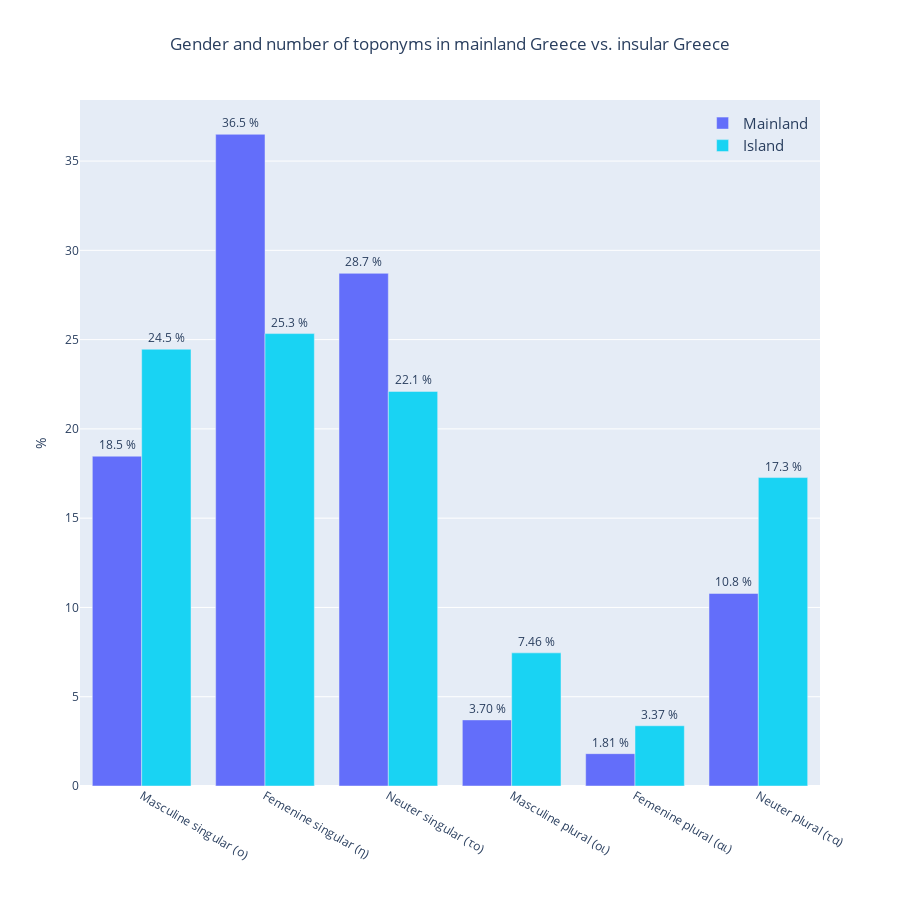

Source (notebook cell):
### Code cell
# Compute difference
fig = px.bar(
    gender_island_long,
    x = 'combination',
    y = 'percentage',
    barmode = 'group',

    # Annotations
    text = 'percentage',

    # Size
    height = 900,
    width = 900,

    # Colors
    color = 'location',
    color_discrete_map = {
        'Mainland' : px.colors.qualitative.Plotly[0],
        'Island': px.colors.qualitative.Plotly[5]
    },

    # Labels
    title = 'Gender and number of toponyms in mainland Greece vs. insular Greece',
    labels = {
        'percentage' : '%',
        'combination' : '',
        'location' : 'Area'
    },

)

# Update title
fig.update_layout(title_x=0.5)

# Update legend
fig.update_layout(legend=dict(
    yanchor="top",
    y=0.99,
    xanchor="right",
    x=0.99,
    bgcolor = 'rgba(0,0,0,0)',
    title = '',
    font = dict(size = 15)
))

# Update x labels
fig.update_xaxes(categoryorder='array', categoryarray= list(gender_number_correspondences.values()))

# Update text annotations
fig.update_layout(uniformtext_minsize=10, uniformtext_mode='hide')
fig.update_traces(texttemplate='%{text:.3s} %', textposition='outside')

fig.show()

### Figure 1 — Plotly figure (JSON) as saved in the notebook; plotly's stock layout.template omitted (floating-point values rounded to 4 significant figures)
{"data": [{"alignmentgroup": "True", "hovertemplate": "Area=Mainland<br>=%{x}<br>%=%{text}<extra></extra>", "legendgroup": "Mainland", "marker": {"color": "#636EFA", "pattern": {"shape": ""}}, "name": "Mainland", "offsetgroup": "Mainland", "orientation": "v", "showlegend": true, "text": [1.811, 36.5, 18.47, 3.702, 10.78, 28.71], "textposition": "outside", "texttemplate": "%{text:.3s} %", "type": "bar", "x": ["Femenine plural (αι)", "Femenine singular (η)", "Masculine singular (ο)", "Masculine plural (οι)", "Neuter plural (τα)", "Neuter singular (το)"], "xaxis": "x", "y": [1.811, 36.5, 18.47, 3.702, 10.78, 28.71], "yaxis": "y"}, {"alignmentgroup": "True", "hovertemplate": "Area=Island<br>=%{x}<br>%=%{text}<extra></extra>", "legendgroup": "Island", "marker": {"color": "#19D3F3", "pattern": {"shape": ""}}, "name": "Island", "offsetgroup": "Island", "orientation": "v", "showlegend": true, "text": [3.374, 25.34, 24.46, 7.456, 17.27, 22.1], "textposition": "outside", "texttemplate": "%{text:.3s} %", "type": "bar", "x": ["Femenine plural (αι)", "Femenine singular (η)", "Masculine singular (ο)", "Masculine plural (οι)", "Neuter plural (τα)", "Neuter singular (το)"], "xaxis": "x", "y": [3.374, 25.34, 24.46, 7.456, 17.27, 22.1], "yaxis": "y"}], "layout": {"barmode": "group", "height": 900, "legend": {"bgcolor": "rgba(0,0,0,0)", "font": {"size": 15}, "title": {"text": ""}, "tracegroupgap": 0, "x": 0.99, "xanchor": "right", "y": 0.99, "yanchor": "top"}, "title": {"text": "Gender and number of toponyms in mainland Greece vs. insular Greece", "x": 0.5}, "uniformtext": {"minsize": 10, "mode": "hide"}, "width": 900, "xaxis": {"anchor": "y", "categoryarray": ["Masculine singular (ο)", "Femenine singular (η)", "Neuter singular (το)", "Masculine plural (οι)", "Femenine plural (αι)", "Neuter plural (τα)"], "categoryorder": "array", "domain": [0, 1], "title": {"text": ""}}, "yaxis": {"anchor": "x", "domain": [0, 1], "title": {"text": "%"}}}}
